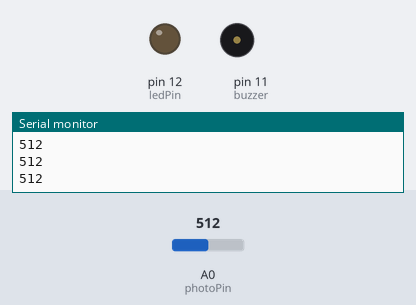
Bench run of a sketch on a simulated Arduino Uno, built with avr-gcc and run on an emulated ATmega328P. On the bench: output pins drawn as LEDs (lit = HIGH), buzzer (waves = sounding, pin HIGH), the last lines printed to the serial monitor. The test bench sets the inputs (shaded band); at power-on: A0 (photoPin) = 512.

Above: at 1.2 s.
1.3 s: A0 (photoPin) set to 420
2.8 s: A0 (photoPin) set to 403
At 3.4 s:
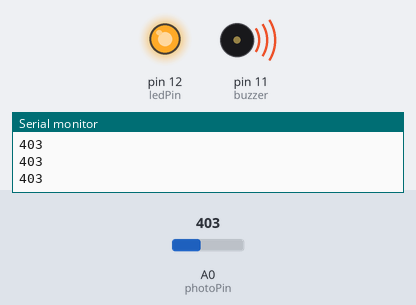
4.3 s: A0 (photoPin) set to 511
At 4.7 s:
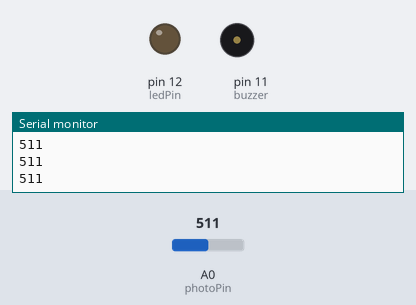
5.8 s: A0 (photoPin) set to 306
At 7.2 s:
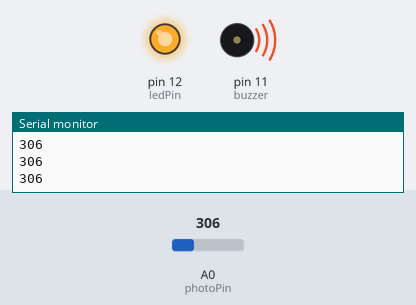
Timing chart, 0 to 8.3 s (numbered marks = the images above; inputs shaded):
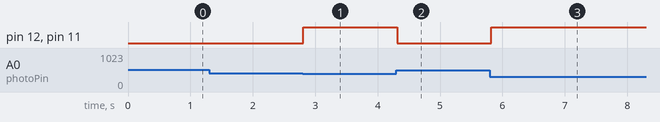

The sketch:

Cogs_City_Day4_buzzer.ino
```cpp
// Day 4 Code for Cogsworth City Adventure Kit
// Inventr.io
// Photoresistor control of an LED with optional Buzzer
//
// Made some changes to observe initial light level in room; a simple calibration.
// Code now looks for changes from the initial light level beyond the
// threshold value (adjust as needed for your situation).
//
// Lori Pfahler
// September 2024

// pins for photoresistor and LED
int photoPin = A0;
int ledPin = 12;
int buzzer = 11;

// variables
int lightLevel = 0;  // current light level in room
int initLightLevel;  // light level at start of program/device
int threshold = 100;  // threshold setting for light change detection

void setup() {
  // setup LED
  pinMode(ledPin, OUTPUT);
  // setup Buzzer
  pinMode(buzzer, OUTPUT);
  // start serial monitor to print status to monitor
  Serial.begin(9600);
  // get initial light level in room
  initLightLevel = analogRead(photoPin);
}

void loop() {
  // read light level from photoresistor (0-1023 scale)
  lightLevel = analogRead(photoPin);
  // print current light level to serial monitor
  Serial.println(lightLevel);

  // check if light level has been reduced from initial by the threshold setting
  if (lightLevel < initLightLevel - threshold) {
    // if current light level is < (initLightLevel - threshold), turn LED on
    digitalWrite(ledPin, HIGH);
    // turn on buzzer
    digitalWrite(buzzer, HIGH);
  }
  else {
    // otherwise turn LED off
    digitalWrite(ledPin, LOW);
    // turn off buzzer
    digitalWrite(buzzer, LOW);
  }
  // short delay
  delay(100);
}
```

Measured:
- the behaviour switches between 412 and 411 on A0 (photoPin) (found by bisection; images 0 and 1)
- after the input at 2.8 s, pin 12 (ledPin), pin 11 (buzzer): LOW → HIGH at once
- after the input at 4.3 s, pin 12 (ledPin), pin 11 (buzzer): HIGH → LOW at once
- after the input at 5.8 s, pin 12 (ledPin), pin 11 (buzzer): LOW → HIGH at once
